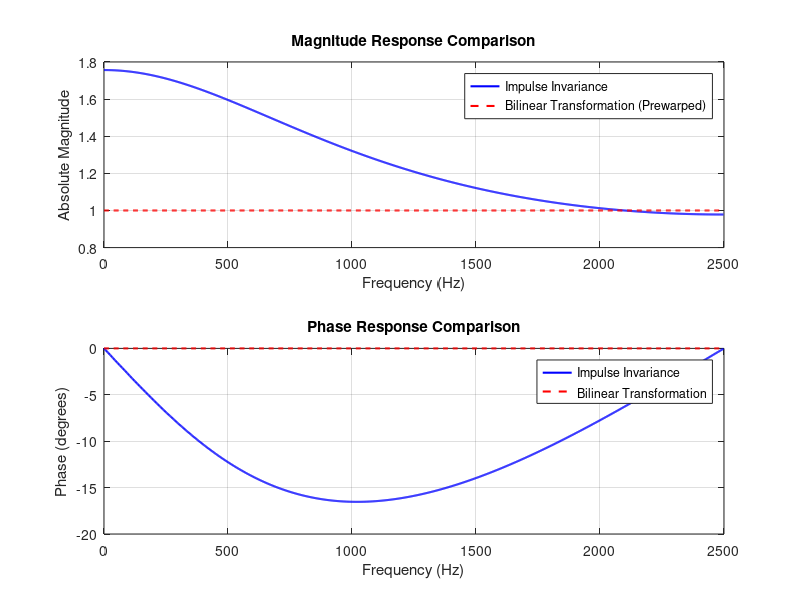

This figure's MATLAB source:
clear; clc; close all;

Fs = 5000;
T = 1/Fs;
fc = 1000;
Omega_c = 2 * pi * fc;

% Analog Filter Prototype: H(s) = Omega_c / (s + Omega_c)
b_a = [Omega_c];
a_a = [1, Omega_c];

% 1. Impulse Invariance Method
[b_imp, a_imp] = impinvar(b_a, a_a, Fs);

% 2. Bilinear Transformation Method (with Prewarping)
Omega_p = (2/T) * tan(Omega_c * T / 2); % Prewarped frequency
b_a_pre = [Omega_p];
a_a_pre = [1, Omega_p];
[b_blt, a_blt] = bilinear(b_a_pre, a_a_pre, Fs);

% ==========================================
% DISPLAY NUMERICAL OUTPUTS IN COMMAND WINDOW
% ==========================================
fprintf('=== EXPERIMENT 3: IMPULSE INVARIANCE vs BILINEAR TRANSFORMATION ===\n\n');

fprintf('Analog Cutoff Frequency (Omega_c): %.2f rad/s\n', Omega_c);
fprintf('Prewarped Analog Frequency (Omega_p): %.2f rad/s\n\n', Omega_p);

fprintf('--- IMPULSE INVARIANCE COEFFICIENTS ---\n');
fprintf('Digital Numerator (b_imp):\n');
disp(b_imp);
fprintf('Digital Denominator (a_imp):\n');
disp(a_imp);

fprintf('--- BILINEAR TRANSFORMATION COEFFICIENTS ---\n');
fprintf('Digital Numerator (b_blt):\n');
disp(b_blt);
fprintf('Digital Denominator (a_blt):\n');
disp(a_blt);

% Frequency Responses
[H_imp, f] = freqz(b_imp, a_imp, 1024, Fs);
[H_blt, ~] = freqz(b_blt, a_blt, 1024, Fs);

% Plotting
figure('Name', 'Impulse Invariance vs Bilinear Transformation');
subplot(2,1,1);
plot(f, abs(H_imp), 'b', 'LineWidth', 1.5); hold on;
plot(f, abs(H_blt), 'r--', 'LineWidth', 1.5); grid on;
legend('Impulse Invariance', 'Bilinear Transformation (Prewarped)');
title('Magnitude Response Comparison');
xlabel('Frequency (Hz)'); ylabel('Absolute Magnitude');

subplot(2,1,2);
plot(f, angle(H_imp)*180/pi, 'b', 'LineWidth', 1.5); hold on;
plot(f, angle(H_blt)*180/pi, 'r--', 'LineWidth', 1.5); grid on;
legend('Impulse Invariance', 'Bilinear Transformation');
title('Phase Response Comparison');
xlabel('Frequency (Hz)'); ylabel('Phase (degrees)');
